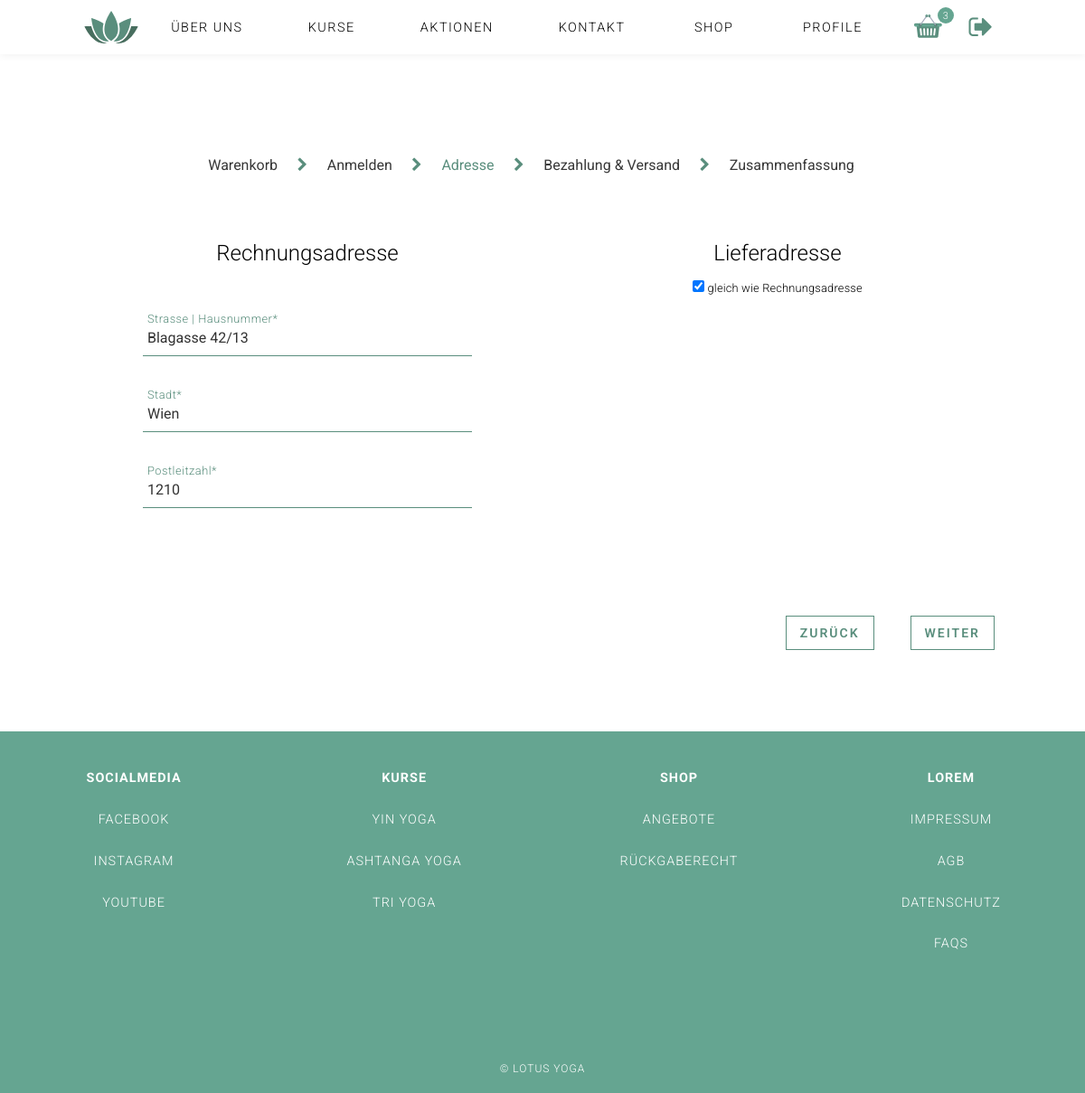
The app's page /index.php?page=Adressen (signed in) with its own data.
### tables this page shows
CREATE TABLE `breadcrumbs_checkouts` (
  `id` int(11) UNSIGNED NOT NULL,
  `name` varchar(70) DEFAULT NULL,
  `position` int(3) DEFAULT NULL,
  `is_active` tinyint(1) DEFAULT '1',
  `deleted_at` timestamp NULL DEFAULT NULL
);

CREATE TABLE `users` (
  `id` int(11) NOT NULL,
  `_name` varchar(50) NOT NULL,
  `fullname` varchar(100) NOT NULL,
  `email` varchar(70) NOT NULL,
  `password_hash` varchar(100) NOT NULL,
  `gender` varchar(10) NOT NULL,
  `birthday` date NOT NULL,
  `pref_delivery` varchar(40) NOT NULL,
  `pref_payment` varchar(40) NOT NULL,
  `address` varchar(40) NOT NULL,
  `zip_code` int(4) NOT NULL,
  `city` varchar(100) DEFAULT NULL,
  `created_at` timestamp NOT NULL DEFAULT CURRENT_TIMESTAMP,
  `is_active` tinyint(1) NOT NULL DEFAULT '1',
  `deleted_at` timestamp NULL DEFAULT NULL
);

CREATE TABLE `contents` (
  `id` int(11) NOT NULL,
  `_name` varchar(1000) NOT NULL,
  `type` varchar(150) NOT NULL,
  `content` varchar(1000) NOT NULL DEFAULT '',
  `sequence` int(11) NOT NULL,
  `is_active` tinyint(1) NOT NULL DEFAULT '1',
  `deleted_at` timestamp NULL DEFAULT NULL
);

### index.php (called while the page is built, shortened)
<?php
$content = ('content/');
include('functions/load_Content.php');
include('header.php');
if( ! isset($_GET['page']) ){
	$page = "home";
}else{
	$page = $_GET['page'];
}
if($page){
	$content .= $page .".php";
}
include($content);
include('footer.php');
?>

### functions/load_Content.php (called while the page is built, shortened)
<?php
function get_content_data($table_name){
    global $link;
    $sql = "SELECT * FROM " .$table_name. " WHERE deleted_at IS NULL";
	$res = mysqli_query($link, $sql);
	return $res;
}
function get_specific_content_data($table_name, $where, $equals){
    global $link;
    $sql = "SELECT * FROM " .$table_name. " WHERE ". $where . " = '" . $equals . "' AND deleted_at IS NULL ";
    $res = mysqli_query($link, $sql);
    return $res;
}
function get_ordered_content_data($table_name, $where, $equals, $order_by, $asc_desc){
    global $link;
    $sql = "SELECT * FROM " .$table_name. " WHERE ". $where . " = '" . $equals ."' ORDER BY ".$order_by." ". $asc_desc;
    $res = mysqli_query($link, $sql);
    return $res;
}
if(isset($_SESSION["user"])){
  $user_id = $_SESSION["user"]["user_id"];
  $user_info = get_specific_content_data('users', 'id', $user_id);
}else{
    $user_id = null;
}
$footer = get_ordered_content_data('contents', '_name', 'footer', 'sequence', 'asc');
$breadcrubms_checkout = get_content_data('breadcrumbs_checkouts');
?>

### content/breadcrumbs.php (the view)
<div class="errors_checkout_wrapper"><div class="error_message_checkout"></div></div>
<div class="breadcrumb_wrapper">
    <ul class="breadcrumbs" >
      <?php
      if(mysqli_num_rows($breadcrubms_checkout) > 0){
        $i = 0;
        while( $row = mysqli_fetch_assoc($breadcrubms_checkout) ){
          if(isset($_GET['page']) && (strpos($row['name'], $_GET['page']) > -1 || $_GET['page'] == 'Adressen' && $row['name'] == 'Adresse')){
            $class = 'crumb-current';
          }elseif($row['position'] < $i){
            $class = 'visited';
          }elseif($row['position'] > $i){
            $class = '';
          }
          if(strpos($row['name'],'&') > 0){
            $class .= ' two-lines';
          }
          ?>
        <li class="breadcrumb-item <?php echo $class; ?>" position="<?php echo $row['position']; ?>">
            <span class="text_wrapper">
                <a href="index.php?page=<?php if($row['name'] == 'Adresse'){echo 'Adressen';}elseif(strpos($row['name'], 'Versand')>0){echo 'Versand';}else{echo $row['name'];} ?>" class="text_a">
                    <span class="text visited_color"><?php echo $row['name']; ?></span>
                </a>
            </span>
        </li>
        <i class="fa fa-chevron-right" aria-hidden="true"></i>
        <?php
        $i++;
        }
      }
       ?>
    </ul>
</div>

### content/Adressen.php (shortened to what this page needs)
<section class="content-wrapper wrapper_checkout">
<?php include("breadcrumbs.php");?>
    <section class="wrapper_form">
      <?php
      if(isset($_SESSION['guest_id'])){
        ?>
        <section class="billing-address">
            <h2 class="hl_checkout">Rechnungsadresse</h2>
            <form class="form_checkout checkout_billing" action="#" method="post">
                <div class="form-group">
                    <input type="text" name="address" value="" required class="input">
                    <span class="highlight"></span>
                    <span class="form-bar"></span>
                    <label class="label">Strasse | Hausnummer*</label>
                    <span class="error">
                </div>
                <div class="form-group">
                    <input type="text" name="city" value="" required class="input">
                    <span class="highlight"></span>
                    <span class="form-bar"></span>
                    <label class="label">Stadt*</label>
                    <span class="error">
                </div>
                <div class="form-group">
                    <input type="text" name="zip_code" value="" required class="input">
                    <span class="highlight"></span>
                    <span class="form-bar"></span>
                    <label class="label">Postleitzahl*</label>
                    <span class="error">
                </div>
                <input type="hidden" name="guest_id" value="<?php echo $_SESSION['guest_id']; ?>" required class="input">
            </form>
        </section>
        <!-- <div class="raidiobutton_wrapper_shipping">
          <div id="is_shipping_address">Gleich wie Rechnungsadresse</div>
        </div> -->
        <section class="shipping-address">
            <h2 class="hl_checkout hl_shipping_address">Lieferadresse</h2>
            <form class="form_checkout checkout_shipping" action="#" method="post">
              <div class="raidiobutton_wrapper_shipping">
                <input type="checkbox" name="is_shipping_address" id="is_shipping_address"  checked/>
                <label for="is_shipping_address" class="">Gleich wie Rechnungsadresse</label>
              </div>
              <div class="shipping_form_wrapper">
                <div class="form-group">
                    <input type="text" name="address" value="" required class="input">
                    <span class="highlight"></span>
                    <span class="form-bar"></span>
                    <label class="label">Strasse | Hausnummer</label>
                    <span class="error">
                </div>
                <div class="form-group">
                    <input type="text" name="city" value="" required class="input">
                    <span class="highlight"></span>
                    <span class="form-bar"></span>
                    <label class="label">Stadt*</label>
                    <span class="error">
                </div>
                <div class="form-group">
                    <input type="text" name="zip_code" value="" required class="input">
                    <span class="highlight"></span>
                    <span class="form-bar"></span>
                    <label class="label">Postleitzahl*</label>
                    <span class="error">
                </div>
              </div>
            </form>
        </section>
        <?php
      }elseif(isset($_SESSION['user']['user_id'])){
          ?>
          <section class="billing-address">
              <h2 class="hl_checkout">Rechnungsadresse</h2>
              <form class="form_checkout checkout_billing" action="#" method="post">
                <?php
                  while( $row = mysqli_fetch_assoc($user_info) ){
                ?>
                  <div class="form-group">
                      <input type="text" name="address" value="<?php if(isset($row['address'])){echo $row['address'];} ?>" required class="input">
                      <span class="highlight"></span>
                      <label class="label">Strasse | Hausnummer*</label>
                  </div>
                  <div class="form-group">
                      <input type="text" name="city" value="<?php if(isset($row['city'])){echo $row['city'];} ?>" required class="input">
                      <span class="highlight"></span>
                      <label class="label">Stadt*</label>
                  </div>
                  <div class="form-group">
                      <input type="text" name="zip_code" value="<?php if(isset($row['zip_code'])){echo $row['zip_code'];} ?>" required class="input">
                      <span class="highlight"></span>
                      <label class="label">Postleitzahl*</label>
                  </div>
              </form>
          </section>
          <section class="shipping-address">
              <h2 class="hl_checkout hl_shipping_address">Lieferadresse</h2>
              <form class="form_checkout checkout_shipping" action="#" method="post">
                <div class="raidiobutton_wrapper_shipping">
                  <input type="checkbox" name="is_shipping_address" id="is_shipping_address"  checked/>
                  <label for="is_shipping_addess" class="">gleich wie Rechnungsadresse</label>
                </div>
              </form>
          </section>
          <?php
          }
        }
        ?>
    </section>
    <div class="btn-wrapper_checkout">
        <div  class="btn_checkout">
            <a href="index.php?page=Anmelden">zurück</a>
        </div>
        <div class="btn_checkout">
            <span class="next_btn next_btn_adressen">weiter</span>
        </div>
    </div>
</section>

### footer.php (shortened to what this page needs)
  <footer class="footer_main">
    <section class="links_footer" >
<?php
    $cnt = 0;
    while( $row = mysqli_fetch_assoc($footer) ){
      if($row['type'] == 'subheadline'){
          if($cnt != 0){
            echo '</ul>';
          }
          echo '<ul><li><h4>'.$row["content"].'</h4></li>';
      }else{
          echo '<li><a href="'.$row["content"].'">'.$row["type"].'</a>';
      }
      $cnt++;
    }
    ?>
    </section>
    <small class="copyright">
      &copy; Lotus Yoga
    </small>
  </footer>
</body>
</html>

### css/styles.css (style rules this page uses)
* { font-family: 'Roboto', Helvetica, Verdana, sans-serif; box-sizing: border-box; margin: 0; padding: 0; list-style: none; text-decoration: none; }
html { position: relative; }
.body { margin: 0; }
a { color: inherit; }
.content-wrapper { position: relative; z-index: 50; padding: 110px 5em 5em; background-color: #fff; text-align: center; }
.content-wrapper h2 { font-size: 2em; font-weight: 300; padding: 1vw 0vw; margin: 0 35vw; text-align: center; text-transform: uppercase; }
.form-group { position: relative; margin-bottom: 2.75em; }
.input { font-size: 1em; display: block; width: 100%; padding: 10px 10px 10px 5px; border: none; border-bottom: 1px solid #5a8e7d; color: #333; }
.label { font-size: 0.8em; font-weight: 300; letter-spacing: 0.5px; position: absolute; top: 10px; left: 5px; transition: all 0.5s ease; pointer-events: none; color: #b3b3b3; }
.input:focus~ .label, .input:valid~ .label { font-size: 1.8vmin; top: -25px; color: #5a8e7d; }
.highlight { position: absolute; top: 25%; left: 0; width: 100%; height: 50%; pointer-events: none; opacity: 0.4; }
.footer_main h4 { padding: 1em 0em; }
.footer_main { padding-top: 2em; height: 400px; background-color: #65a591; color: #fff; text-transform: uppercase; font-size: 0.9em; letter-spacing: 1px; font-weight: 300; text-align: center; position: relative; }
.links_footer { display: flex; justify-content: space-around; }
.links_footer ul li a { transition: all 0.5s ease-in-out; display: block; padding: 1em; min-width: 150px; }
.copyright { display: block; text-align: center; position: absolute; left: 0; right: 0; bottom: 20px; }
.wrapper_form { display: flex; flex-wrap: wrap; justify-content: space-around; margin-top: 4em; }
h2.hl_checkout { font-size: 1.5em; margin: 0 0 2em 0; text-transform: capitalize; text-align: center; }
.raidiobutton_wrapper_shipping { font-size: 0.8em; letter-spacing: 0.2px; transition: all 0.5s linear; font-weight: 300; margin-top: -25px; margin-bottom: 25px; }
.billing-address, .shipping-address { width: 35%; }
.breadcrumb_wrapper { display: flex; margin-top: 3em; margin-right: 25px; justify-content: center; }
.breadcrumbs { display: flex; white-space: nowrap; }
.number_wrapper, .text_wrapper { display: flex; flex-direction: column; text-align: center; justify-content: center; margin: 0 0.6em; height: 1em; }
.text_a { display: inline; margin: 1vw 1vw; }
.visited_color { color: #383838; }
.text { font-size: 1em; display: flex; flex-direction: column; justify-content: center; }
.two-lines .text { display: flex; flex-wrap: wrap; }
.btn-wrapper_checkout { display: flex; width: 100%; margin-top: 4em; justify-content: flex-end; }
.btn_checkout { margin: 20px; }
.btn_checkout a, .btn_checkout span { font-size: 14px; font-weight: 600; margin: 0 auto; padding: 10px 15px; transition: all 0.5s linear; text-align: center; white-space: nowrap; letter-spacing: 2px; text-transform: uppercase; color: #5a8e7d; border: 1px solid #5a8e7d; }
.form_checkout { width: 100%; min-width: 40%; max-width: 600px; }
.nav_backend li p, i { color: #eee; }
.breadcrumbs i { color: #5a8e7d; }
.error_detailansicht, .error_message_checkout { max-width: 75vw; color: #b50101; font-size: 1em; text-align: center; padding: 0 0 1em 0; margin: 0 auto; }
.crumb-current span { color: #5a8e7d; }
.hl_shipping_address { margin-bottom: calc(2em - 19px) !important; }
.address_zusammenfassung .input:focus~ .label, .input:valid~ .label { font-size: 0.8em; top: -9px; color: #5a8e7d; }

### records on screen
breadcrumbs_checkouts: name "Warenkorb"
breadcrumbs_checkouts: name "Anmelden"
breadcrumbs_checkouts: name "Adresse"
breadcrumbs_checkouts: name "Bezahlung & Versand"
breadcrumbs_checkouts: name "Zusammenfassung"
users: address "Blagasse 42/13", city "Wien", zip_code "1210"
contents: content "SOCIALMEDIA"
contents: type "FACEBOOK"
contents: type "INSTAGRAM"
contents: type "YOUTUBE"
contents: content "KURSE"
contents: type "YIN YOGA"
contents: type "ASHTANGA YOGA"
contents: type "TRI YOGA"
contents: content "SHOP"
contents: type "ANGEBOTE"
contents: type "RÜCKGABERECHT"
contents: content "LOREM"
contents: type "IMPRESSUM"
contents: type "AGB"
contents: type "DATENSCHUTZ"
contents: type "FAQS"

### other values on screen
$cnt "3"
